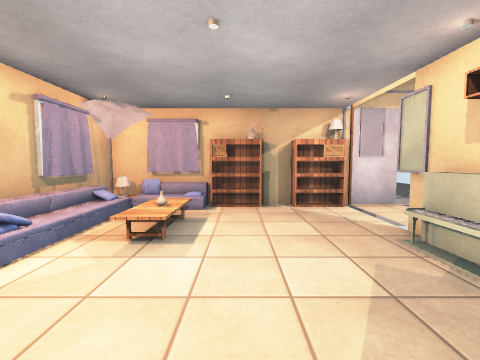
[1] (above)

12 first-person views from a walk through a 3-D level made in the Unity game engine. The camera is 1.3 m above the floor, tilts 4° down and sees 90° across. Doors are open. The floor is counted in squares, 1 m on a side. Each view is taken from the middle of a square. On the plan, view 1 faces up. The plan holds only what a view shows up to about 12 squares ahead; the rest is blank. The place goes on beyond the plan. The player character is not drawn. Some surface patterns are stand-ins.

[2]
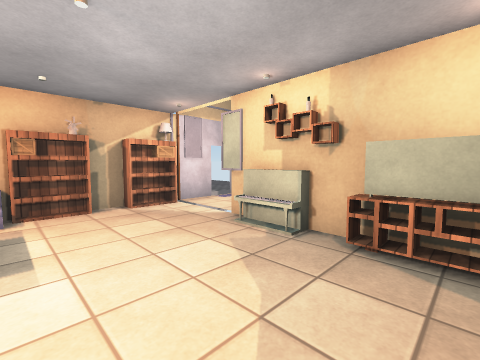

[3]
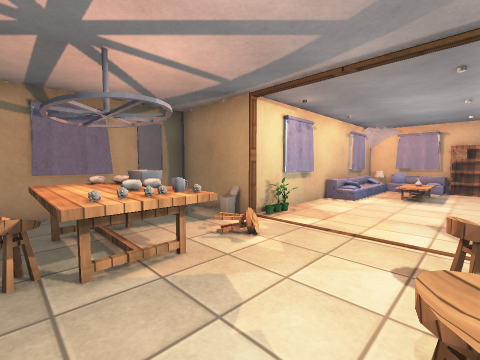

[4]
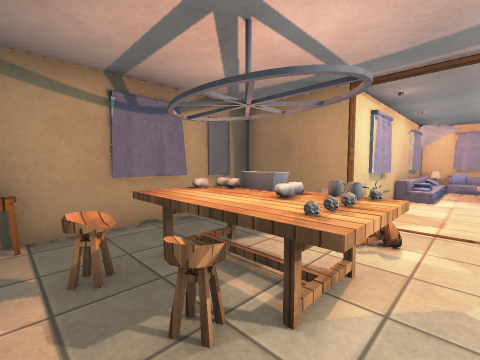

[5]
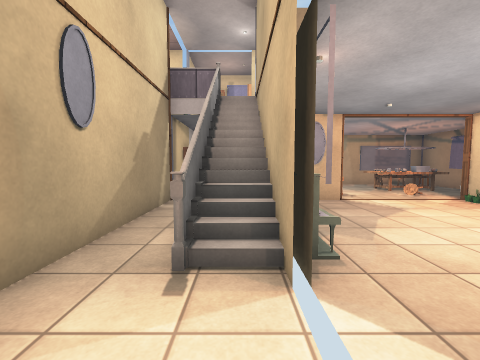

[6]
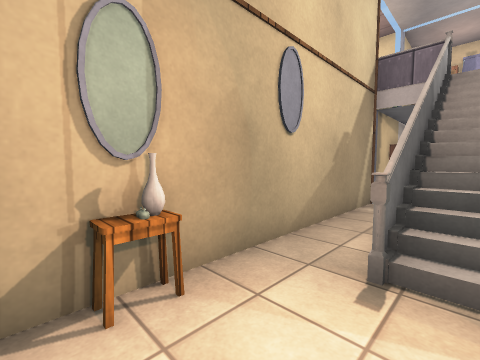

[7]
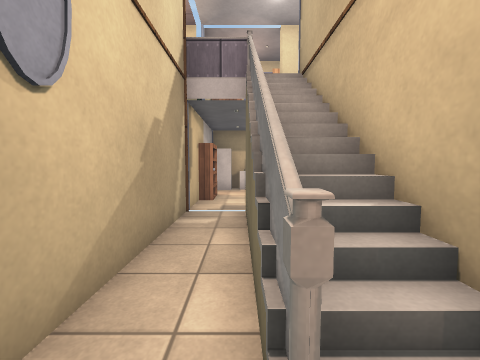

[8]
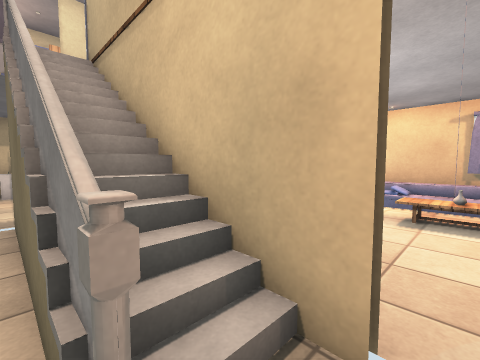

[9]
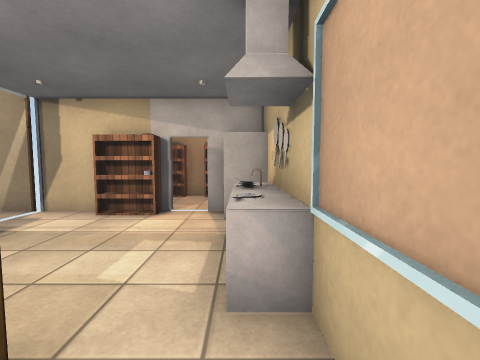

[10]
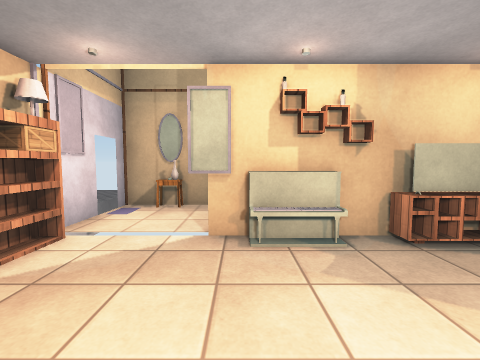

[11]
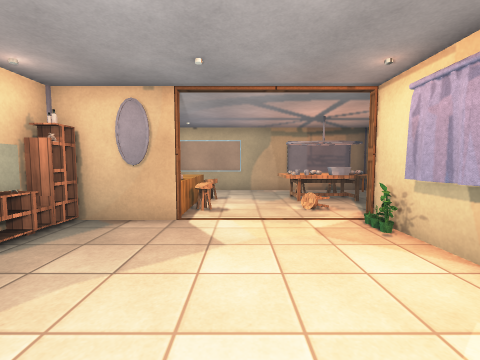

[12]
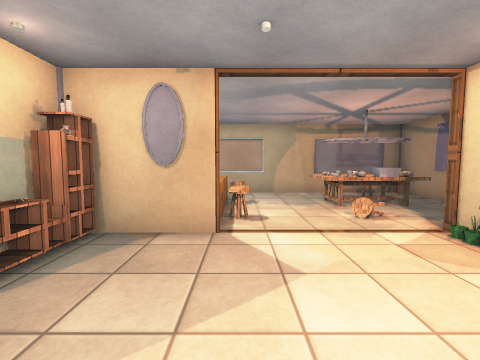

### Floor plan
Key: @ floor where view 1 was taken; # wall or solid block; . floor; / step, stairs or slope; D open door; = window, fence, low wall or low ledge; B bookshelf; A box; S sofa; T table; P piano; H shelf; C TV; I chair; E vase; F fridge; U counter; O other object.
Columns run from 7 left of view 1 to 7 right of it. Each row starts with its distance up from view 1.
  8    ####B#BB#DD#
  7    OOOABBBA..E#
  6    S..S...D.OO#
  5    #.T.......O#
  4    #.O....P/O.#
  3    S......H/=.#
  2    #......OH=.#
  1    #.....CB/=.#
  0    #...@..B/=.#
 -1    #....   DDD#
 -2 ####D...  BDDDD
 -3 #...DD./   ..BD
 -4 #.TTOD.   .DDB
 -5 #.TTT..IO..DDBD
 -6 #.III...U.... D
 -7 TO.......OOOFFD
 -8 T #######    F

Where each view was taken, in squares from view 1:
view 1: 0 up, 0 right, facing up
view 2: 0 up, 1 left, facing up-right
view 3: 6 down, 0 right, facing up-left
view 4: 7 down, 2 left, facing up-left
view 5: 7 up, 4 right, facing down
view 6: 7 up, 4 right, facing down-right
view 7: 5 up, 5 right, facing down
view 8: 5 up, 5 right, facing down-left
view 9: 7 down, 0 right, facing right
view 10: 4 up, 1 left, facing right
view 11: 4 up, 1 left, facing down
view 12: 3 up, 0 right, facing down
